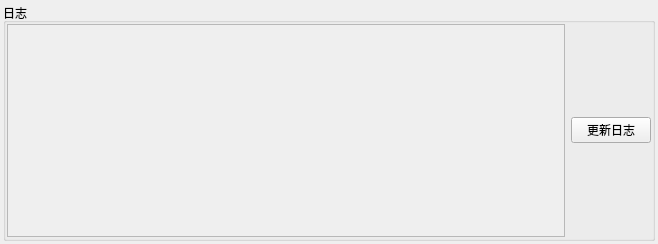
<?xml version="1.0" encoding="UTF-8"?>
<ui version="4.0">
 <class>W233ExternLog</class>
 <widget class="QWidget" name="W233ExternLog">
  <property name="geometry">
   <rect>
    <x>0</x>
    <y>0</y>
    <width>658</width>
    <height>244</height>
   </rect>
  </property>
  <property name="windowTitle">
   <string>Form</string>
  </property>
  <layout class="QHBoxLayout" name="horizontalLayout">
   <property name="spacing">
    <number>3</number>
   </property>
   <property name="leftMargin">
    <number>3</number>
   </property>
   <property name="topMargin">
    <number>3</number>
   </property>
   <property name="rightMargin">
    <number>3</number>
   </property>
   <property name="bottomMargin">
    <number>3</number>
   </property>
   <item>
    <widget class="QGroupBox" name="groupBox">
     <property name="title">
      <string>日志</string>
     </property>
     <layout class="QGridLayout" name="gridLayout">
      <property name="leftMargin">
       <number>1</number>
      </property>
      <property name="topMargin">
       <number>1</number>
      </property>
      <property name="rightMargin">
       <number>1</number>
      </property>
      <property name="bottomMargin">
       <number>1</number>
      </property>
      <item row="0" column="0">
       <widget class="QPlainTextEdit" name="pLogEdit">
        <property name="enabled">
         <bool>false</bool>
        </property>
       </widget>
      </item>
      <item row="0" column="1">
       <widget class="QPushButton" name="pLogBtn">
        <property name="text">
         <string>更新日志</string>
        </property>
       </widget>
      </item>
     </layout>
    </widget>
   </item>
  </layout>
 </widget>
 <resources/>
 <connections/>
</ui>
